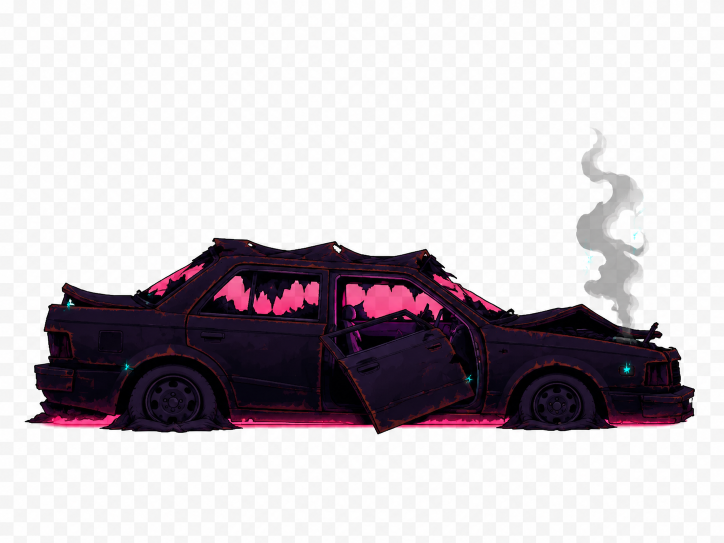
#> input picture assets/images/obstacles/wreck-car-src.png, 1448 x 1086 px (shown at 1/2 size); its folder holds 6 pictures in this run
$ python prep-obstacles.py
#> lines starting #> are read from the running program, lines starting #| are printed output that depends on the picture
#!/usr/bin/env python3
"""아포칼립스 장애물 전처리 — wreck-car / flame-barrel 흰 배경 제거.

원본(assets/images/obstacles/*-src.png): RGB(흰 배경) 일러스트.
prep-assets.py의 '저채도 flood-fill'은 검은 외곽선(채도0)까지 배경으로 먹어버려
일러스트엔 부적합 → 여기선 '흰색 전용 flood-fill'을 쓴다:
  테두리에서 시작해 '거의 흰색(모든 채널 > WHITE_TH)' 연결 영역만 투명화.
  → 어두운 외곽선·색이 있는 차체/드럼통은 보존, 내부에 갇힌 흰색도 보존.

산출물: assets/game/wreck-car.png, assets/game/flame-barrel.png (RGBA, content-trim).
"""
from __future__ import annotations
from PIL import Image, ImageFilter
from collections import deque
import os

ROOT = os.path.join(os.path.dirname(__file__), "..")
SRC = os.path.join(ROOT, "assets", "images", "obstacles")
OUT = os.path.join(ROOT, "assets", "game")

WHITE_TH = 232   # 이 값보다 모든 채널이 밝으면 '흰 배경 후보'


def remove_white_bg(img: Image.Image) -> Image.Image:
    """테두리 flood-fill로 흰 배경 연결 영역만 투명화 + 경계 부드러운 알파."""
    img = img.convert("RGBA")
    w, h = img.size
#> w = 1448; h = 1086
    px = img.load()
    visited = bytearray(w * h)
    q: deque[tuple[int, int]] = deque()

    def is_white(x: int, y: int) -> bool:
        r, g, b, a = px[x, y]
        return a > 0 and r > WHITE_TH and g > WHITE_TH and b > WHITE_TH

    for x in range(w):
        for y in (0, h - 1):
            if not visited[y * w + x] and is_white(x, y):
                q.append((x, y)); visited[y * w + x] = 1
#> this loop made 1448 passes
    for y in range(h):
        for x in (0, w - 1):
            if not visited[y * w + x] and is_white(x, y):
                q.append((x, y)); visited[y * w + x] = 1
#> this loop made 1086 passes

    while q:
        x, y = q.popleft()
        px[x, y] = (0, 0, 0, 0)
        for dx, dy in ((-1, 0), (1, 0), (0, -1), (0, 1)):
            nx, ny = x + dx, y + dy
            if 0 <= nx < w and 0 <= ny < h and not visited[ny * w + nx]:
                visited[ny * w + nx] = 1
                if is_white(nx, ny):
                    q.append((nx, ny))
    return img


def process(src_name: str, out_name: str, target_h: int) -> None:
    im = remove_white_bg(Image.open(os.path.join(SRC, src_name)))
    bb = im.getbbox()
    if bb:
        im = im.crop(bb)
#> im: PIL image 1341x614 RGBA
    cw, ch = im.size
    scale = target_h / ch
    im = im.resize((max(1, round(cw * scale)), target_h), Image.LANCZOS)
#> im: PIL image 655x300 RGBA
    # 알파 가장자리 미세 블러 → 계단현상 제거
    r_, g_, b_, a_ = im.split()
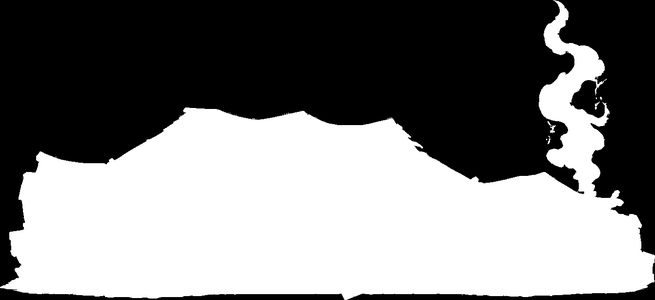
#> a_: PIL image 655x300 L; min 0, max 255, mean 125.1
    a_ = a_.filter(ImageFilter.GaussianBlur(0.8))
    im = Image.merge("RGBA", (r_, g_, b_, a_))
    im.save(os.path.join(OUT, out_name), "PNG")
    print(f"  {out_name:20s} {im.size}")
#|   wreck-car.png        (655, 300)


if __name__ == "__main__":
    process("wreck-car-src.png", "wreck-car.png", target_h=300)
    process("flame-barrel-src.png", "flame-barrel.png", target_h=340)
#> call 2 of process, with src_name = 'flame-barrel-src.png', out_name = 'flame-barrel.png', target_h = 340
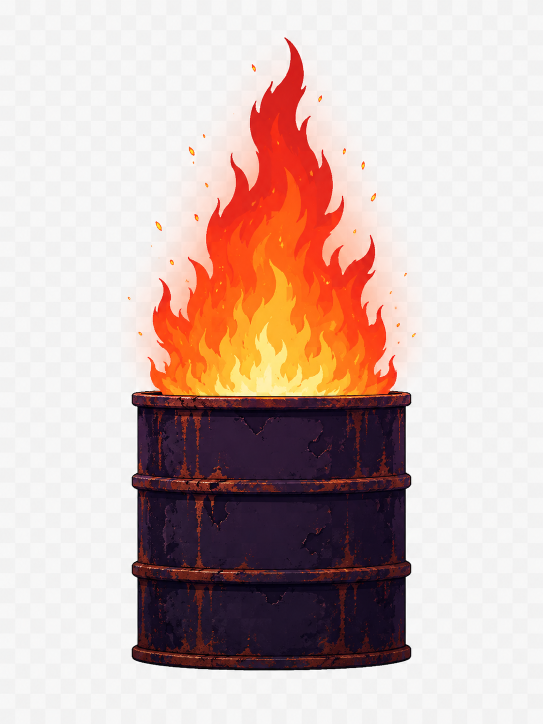
#> input picture assets/images/obstacles/flame-barrel-src.png, 1086 x 1448 px (shown at 1/2 size)
#> in process (call 2), `im = im.resize((max(1, round(cw * scale)), target_h), Image.LANCZOS)`:
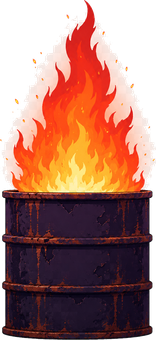
#> im: PIL image 156x340 RGBA; mean R, G, B, A 111.3, 64.1, 53.8, 191.3; transparent parts drawn white
#> in process (call 2), `r_, g_, b_, a_ = im.split()`:
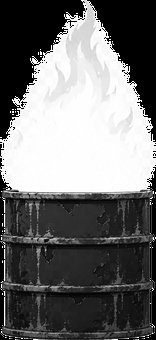
#> r_: PIL image 156x340 L; min 0, max 255, mean 111.3
#> in process (call 2), `r_, g_, b_, a_ = im.split()`:
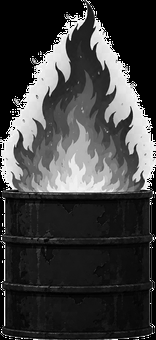
#> g_: PIL image 156x340 L; min 0, max 255, mean 64.1
#> in process (call 2), `r_, g_, b_, a_ = im.split()`:
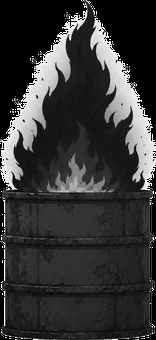
#> b_: PIL image 156x340 L; min 0, max 255, mean 53.8
#> in process (call 2), `a_ = a_.filter(ImageFilter.GaussianBlur(0.8))`:
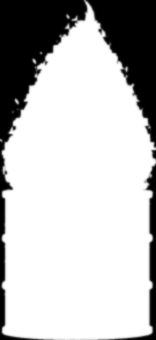
#> a_: PIL image 156x340 L; min 0, max 255, mean 191.3
#|   flame-barrel.png     (156, 340)
    print("done.")
